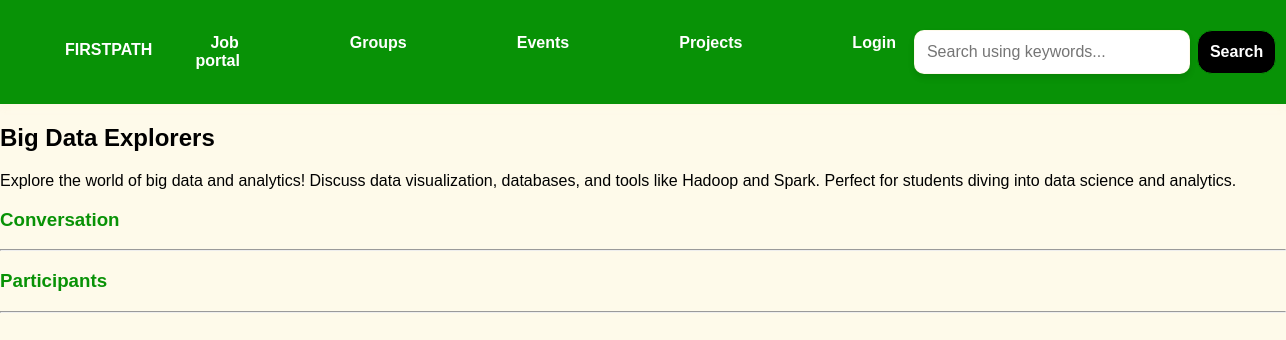
The page /room/19/ on the database its author committed.
### base/models.py (models this page shows, shortened)
class Room(models.Model):
    host = models.ForeignKey(User, on_delete=models.SET_NULL, null=True)
    topic = models.ForeignKey(Topic, on_delete=models.SET_NULL, null=True)
    name = models.CharField(max_length=200)
    description = models.TextField(null=True, blank=True)
    participants= models.ManyToManyField(User, related_name='participants', blank=True)
    updated = models.DateTimeField(auto_now=True)
    created = models.DateTimeField(auto_now_add=True)
    class Meta:
        ordering = ['-updated', '-created']

### base/views.py (the view, shortened to what this page needs)
# urls.py: path('room/<str:pk>/', views.room, name="room"),
def room(request, pk):
    room = Room.objects.get(id=pk)
    room_messages = room.message_set.all().order_by('-created')
    participants = room.participants.all()
    context = {'room' : room, 'room_messages': room_messages, 'participants':participants}
    return render(request, 'base/room.html', context)

### base/templates/base/room.html (shortened to what this page needs)
{% extends 'main.html' %}
{% block content %}
<div class="room-container">
    <div>
        <h2>{{room.name}}</h2>
        <p>{{room.description}}</p>
        <div class="comment-wapper">
            <h3>Conversation</h3>
            <hr>
        </div>
    </div>
    <div>
        <h3>Participants</h3>
        <hr>
    </div>
</div>
{% endblock content %}

### static/styles/main.css (style rules this page uses)
body { font-family: 'Arial', sans-serif; background-color: #fef7de9d; color: #000000; margin: 0; padding: 0; }
h3, h5 { color: #089206; }

### rows shown on the page
Room: name "Big Data Explorers", description "Explore the world of big data and analytics! Discuss data visualization, databases, and tools like Hadoop and Spark. Perfect for students diving into data science and analytics."
